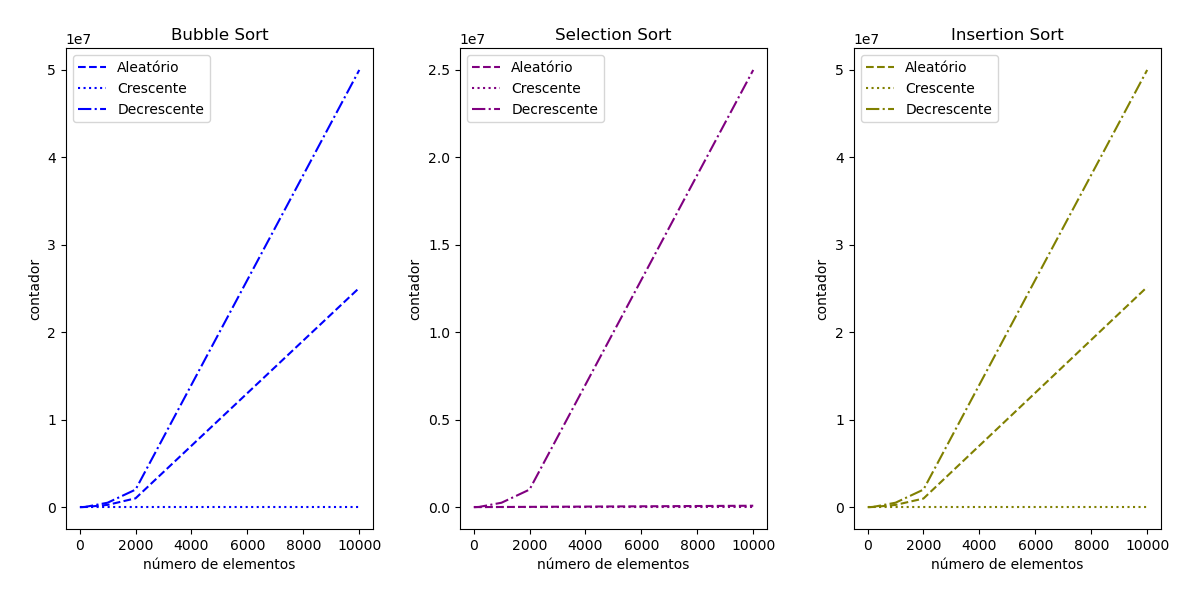

Write the Python code that produced this figure.
import matplotlib.pyplot as plt
import matplotlib.gridspec as gridspec

num_elementos = [10, 20, 100, 200, 1000, 2000, 10000]

aleatorio_bubble = [16, 95, 2085, 10266, 251838, 1003463, 25076172]
crescente_bubble = [0, 0, 0, 0, 0, 0, 0]
decrescente_bubble = [45, 190, 4950, 19900, 499500, 1999000, 49995000]

aleatorio_selection = [12, 30, 332, 770, 5398, 12724, 77480]
crescente_selection = [0, 0, 0, 0, 0, 0, 0]
decrescente_selection = [25, 100, 2500, 10000, 250000, 1000000, 25000000]

aleatorio_insertion = [20, 122, 2376, 10176, 246733, 975473, 25176299]
crescente_insertion = [0, 0, 0, 0, 0, 0, 0]
decrescente_insertion = [45, 190, 4950, 19900, 499500, 1999000, 49995000]

plt.figure(figsize=(12,6))

plt.subplot(1,3,1)
plt.tight_layout(pad=2)
plt.title('Bubble Sort')
plt.xlabel("número de elementos")
plt.ylabel("contador")
label = ['Aleatório', 'Crescente', 'Decrescente']

plt.plot(num_elementos, aleatorio_bubble, color='blue', linestyle= 'dashed')
plt.plot(num_elementos, crescente_bubble, color='blue', linestyle= 'dotted')
plt.plot(num_elementos, decrescente_bubble, color='blue', linestyle= 'dashdot')

plt.legend(label)

plt.subplot(1,3,2)
plt.tight_layout(pad=2)
plt.title('Selection Sort')
plt.xlabel("número de elementos")
plt.ylabel("contador")
label = ['Aleatório', 'Crescente', 'Decrescente']

plt.plot(num_elementos, aleatorio_selection, color='purple', linestyle= 'dashed')
plt.plot(num_elementos, crescente_selection, color='purple', linestyle= 'dotted')
plt.plot(num_elementos, decrescente_selection, color='purple', linestyle= 'dashdot')

plt.legend(label)

plt.subplot(1,3,3)
plt.tight_layout(pad=2)
plt.title('Insertion Sort')
plt.xlabel("número de elementos")
plt.ylabel("contador")
label = ['Aleatório', 'Crescente', 'Decrescente']

plt.plot(num_elementos, aleatorio_insertion, color='olive', linestyle= 'dashed')
plt.plot(num_elementos, crescente_insertion, color='olive', linestyle= 'dotted')
plt.plot(num_elementos, decrescente_insertion, color='olive', linestyle= 'dashdot')

plt.legend(label)

plt.show()
